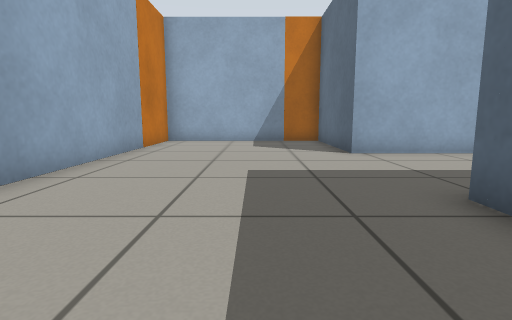
[1] (above)

18 first-person views from a walk through a Gazebo world. The camera is 0.5 m above the floor, tilts 8° down and sees 80° across. The floor is counted in squares, 0.5 m on a side. Each view is taken from the middle of a square. On the plan, view 1 faces up. The plan holds only what a view shows up to about 12 squares ahead; the rest is blank. The place goes on beyond the plan.

[2]
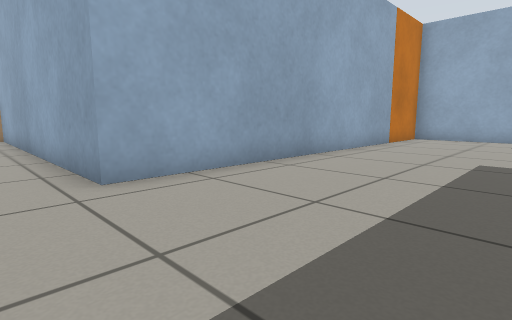

[3]
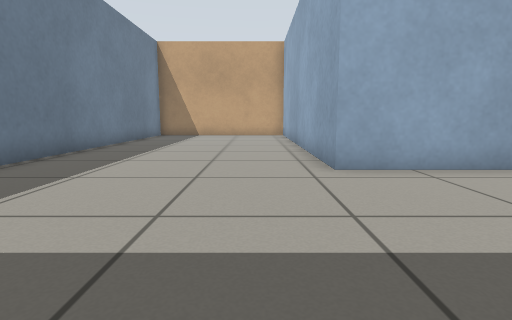

[4]
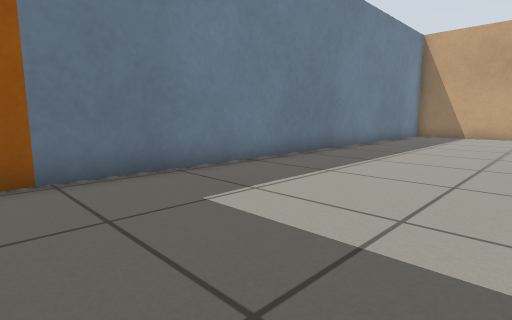

[5]
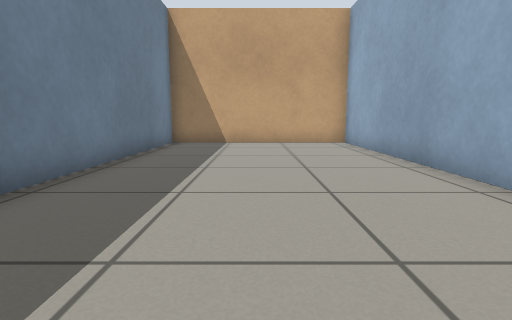

[6]
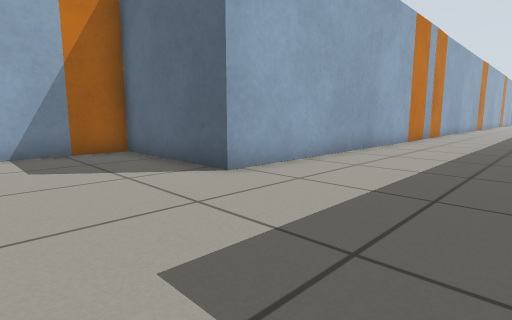

[7]
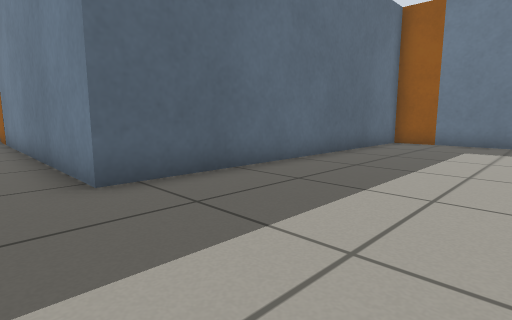

[8]
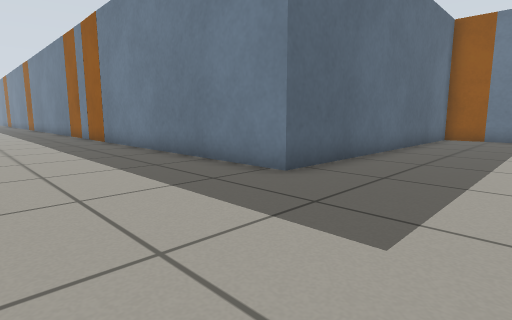

[9]
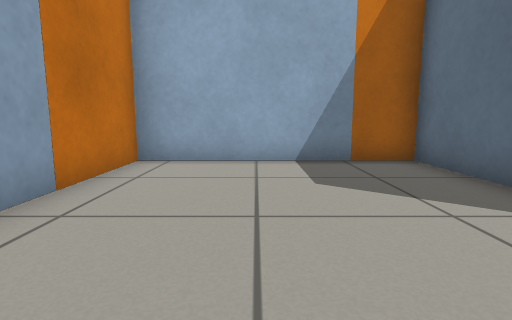

[10]
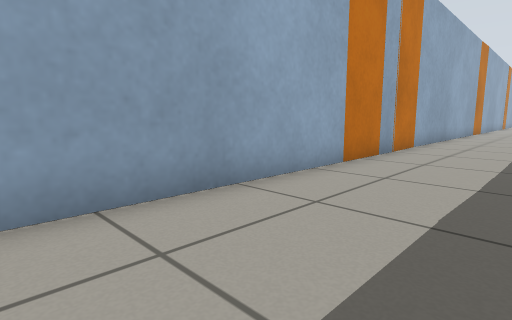

[11]
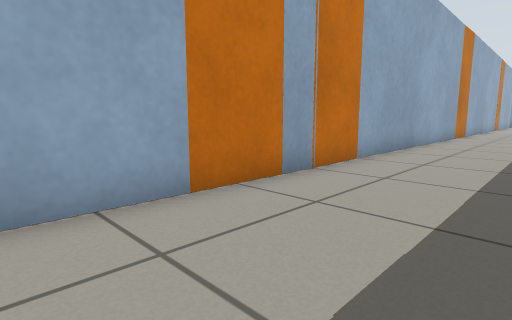

[12]
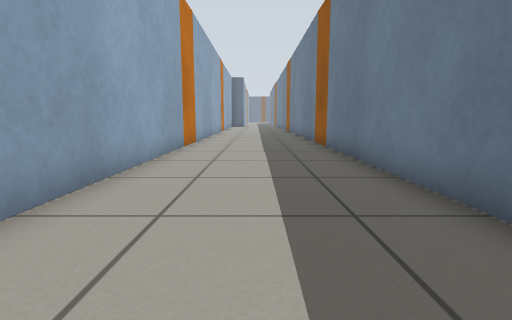

[13]
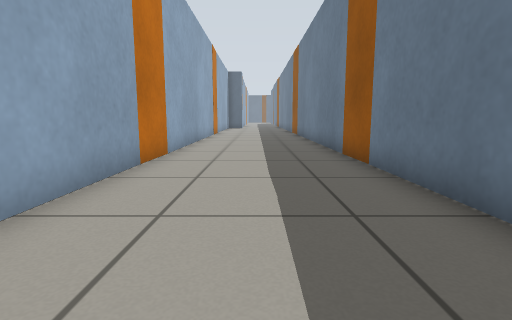

[14]
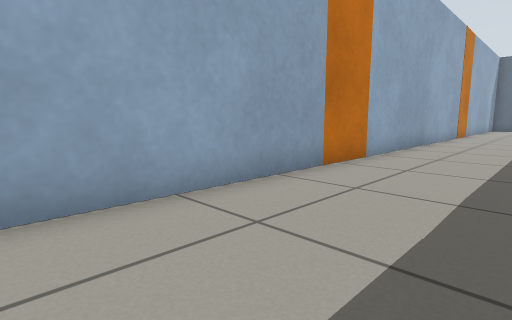

[15]
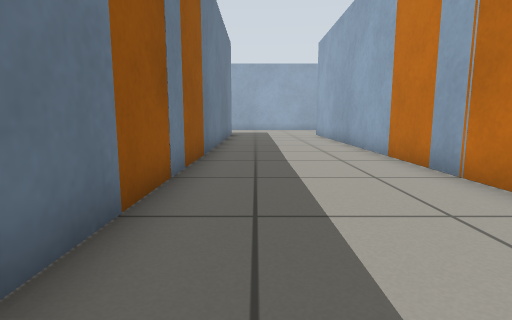

[16]
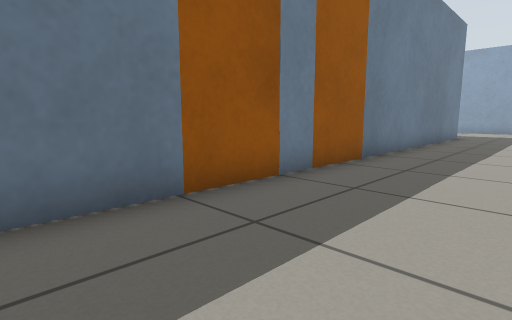

[17]
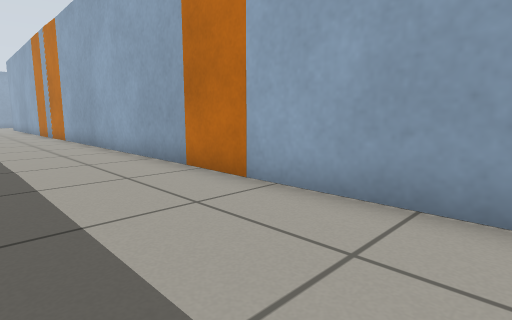

[18]
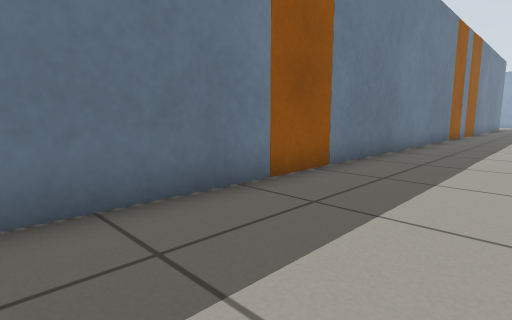

### Floor plan
Points are (right, up) in squares from view 1. A wall is a line through its corners. A room is listed if a view was taken in it or the views show most of it. See-through windows are left out.
Room 1 (views 1, 2, 3, 4, 5, 6, 7, 8, 9, 10, 11)
walls: (-3.7, 10.1) (-3.7, -0.5) (-15, -0.5) (-15, -7.3) (1.2, -7.3); (2.6, -7.2) (2.6, 3.6) (12, 3.6); (1.2, 13) (-3.8, 13); (12.2, 8.5) (2.6, 8.5) (2.6, 13)
ways out: opening at (13, 6) to room 2
objects: orange box (2, -8) to (2, -7); orange box (2, 13)
Room 2 (views 12, 13, 14, 15, 16, 17, 18)
walls: (17.5, 3.6) (26.5, 3.6); (26.5, 8.5) (16.9, 8.5); (14.5, 3.6) (15.1, 3.6); (28.4, 3.6) (32.4, 3.6); (32.5, 8.5) (28.4, 8.5)
ways out: opening at (13, 6) to room 1
objects: orange box (13, 3) to (14, 4); orange box (13, 8) to (14, 9); orange box (15, 8) to (17, 9); orange box (16, 3) to (17, 4); orange box (27, 3) to (28, 4); orange box (27, 8) to (28, 9)

Where each view was taken, in squares from view 1:
view 1: 0 up, 0 right, facing up
view 2: 2 down, 1 right, facing up-left
view 3: 2 down, 2 right, facing left
view 4: 2 down, 2 right, facing down-left
view 5: 4 down, 3 left, facing left
view 6: 4 up, 1 left, facing up-right
view 7: 5 up, 2 left, facing down-right
view 8: 8 up, 1 left, facing down-right
view 9: 6 up, 1 left, facing up
view 10: 5 up, 6 right, facing up-right
view 11: 5 up, 10 right, facing up-right
view 12: 6 up, 16 right, facing right
view 13: 6 up, 20 right, facing right
view 14: 5 up, 21 right, facing up-right
view 15: 5 up, 20 right, facing left
view 16: 7 up, 19 right, facing down-left
view 17: 5 up, 32 right, facing up-left
view 18: 7 up, 32 right, facing down-left
